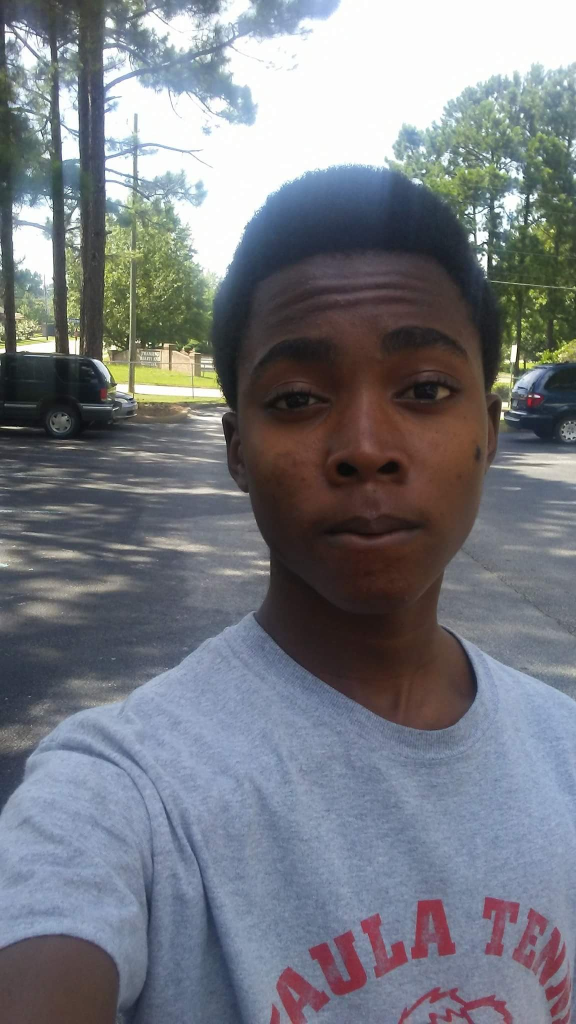
#> input picture Faces/Pascal/5.jpg, 1152 x 2048 px (shown at 1/2 size)
$ python face_detect.py
#> lines starting #> are read from the running program, lines starting #| are printed output that depends on the picture
import cv2 as cv

img = cv.imread('Faces/Pascal/5.jpg')
#> img is the input picture: shape (2048, 1152, 3); mean B, G, R 129.6, 122.8, 119.7

scale_percent = 0.7 # percent of original size
width = int(img.shape[1] * scale_percent)
#> width = 806
height = int(img.shape[0] * scale_percent)
#> height = 1433
dim = (width, height)
#> dim = (806, 1433)

# resize image
resized = cv.resize(img, dim, interpolation = cv.INTER_AREA)

cv.imshow('Person', resized)

gray = cv.cvtColor(resized, cv.COLOR_BGR2GRAY)
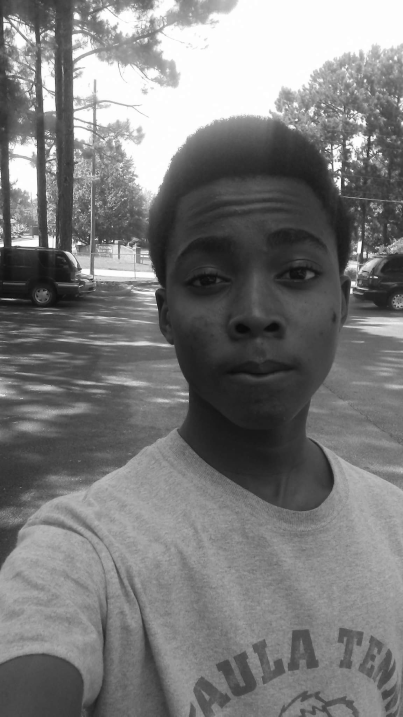
#> gray: shape (1433, 806) (shown at 1/2 size); min 8, max 255, mean 122.7
cv.imshow('Gray Person', gray)

haar_cascade = cv.CascadeClassifier('haar_face.xml')

faces_rect = haar_cascade.detectMultiScale(gray, scaleFactor=1.1, minNeighbors=4)
#> faces_rect = [[204, 1174, 54, 54], [290, 373, 444, 444]]

print(f'Number of faces found = {len(faces_rect)}')
#| Number of faces found = 2

for(x,y,w,h) in faces_rect:
    cv.rectangle(resized, (x,y), (x+w,y+h), (0,255,0), thickness=2)
#> this loop made 2 passes
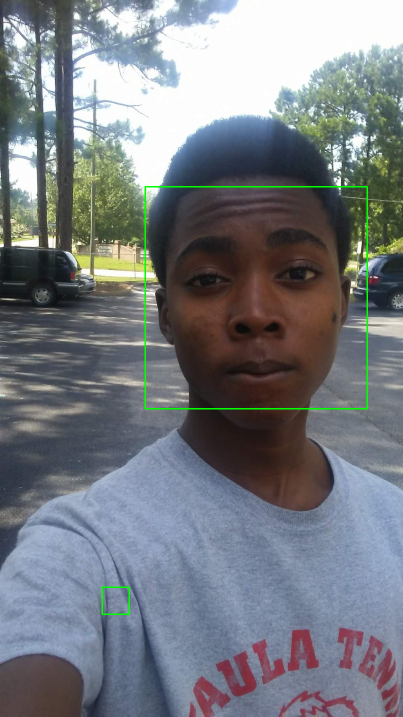
#> resized: shape (1433, 806, 3) (shown at 1/2 size); mean B, G, R 129, 123.5, 119.2

cv.imshow('Detected Faces', resized)
cv.waitKey(0)

# [22 lines of commented-out code are left out]
